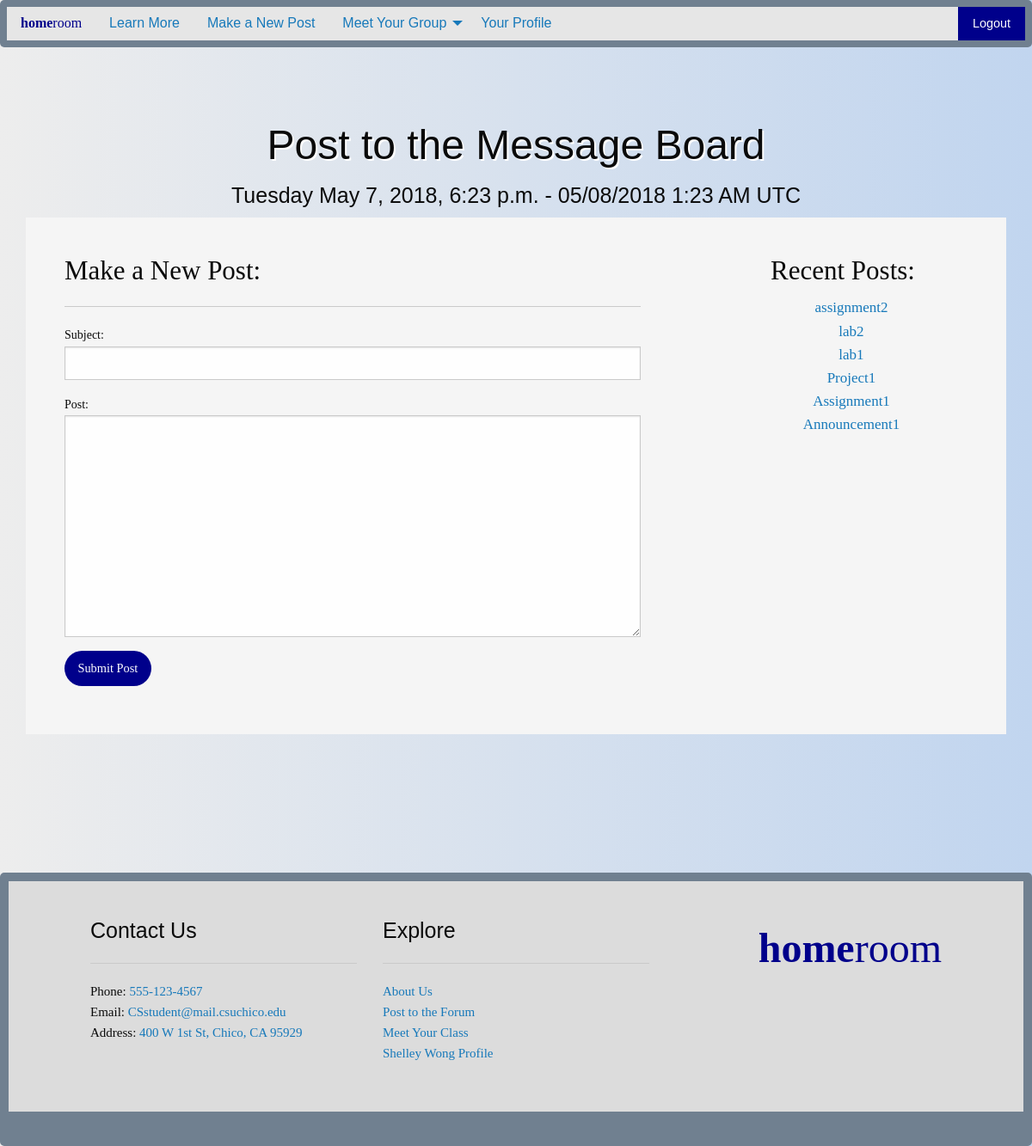
The page /message_board/ (signed in) on the database its author committed.
### myapp/models.py (models this page shows, shortened)
class Post_Model(models.Model):
    subject = models.CharField(max_length=240)
    details = models.TextField()
    created_on = models.DateTimeField(auto_now_add=True, blank=True)
    author = models.ForeignKey(
        User,
        on_delete=models.CASCADE
    )

### myapp/views.py (the view)
# urls.py: path('message_board/', views.message_board_view),
@login_required(login_url='/login/')
def message_board_view(request):
    myDate = datetime.now()
    if request.method == 'POST':
        form = Post_Form(request.POST)
        if form.is_valid():
            forum_post = Post_Model(
                subject=form.cleaned_data['subject'],
                details=form.cleaned_data['details'],
                author=request.user
            )
            forum_post.save()
            return redirect("/")
    else:
        form = Post_Form()
    post_list = Post_Model.objects.all().order_by("-created_on")
    context = {
        'post_list':post_list,
        'form':form,
        'date':myDate
    }
    return render(request, 'message_board.html', context)

### myapp/forms.py
class Post_Form(forms.Form):
    subject = forms.CharField(
        validators=[verifySuggestion],
        label='Subject',
        max_length=240)
    details = forms.CharField(widget=forms.Textarea,label='Post')

### myapp/templates/message_board.html (shortened to what this page needs)
{% extends "base.html" %}
{% load static %}
{% block body %}
  <div class="grid-container" id="main-body">
    <div class="grid-y medium-grid-frame">
      <div class="cell shrink header medium-cell-block-container">
        <h1 class="text-center sans-serif-text shadowed">
          Post to the Message Board
        </h1>
        <h4 class="text-center sans-serif-text">
          {% load tz %}
          {{date|date:'l'}} {{date|timezone:"America/Los_Angeles"}}
          - {{date|date:'m/d/Y g:i A T'}}
        </h4>
      </div>
      <div class="cell medium-auto medium-cell-block-container">
        <div class="grid-x grid-padding-x">
          <div class="cell medium-8 medium-cell-block-y main-text">
            <div class="main-text serif-text">
              <h3 class="serif-text">Make a New Post:</h3>
              <hr>
              <form action="/message_board/" method="post">
                {{ form.subject.label_tag }}
                {{ form.subject }}
                {{ form.details.label_tag }}
                {{ form.details }}
                <input type="submit" class="button button1" value="Submit Post"/>
              </form>
            </div>
          </div>
          <div class="cell medium-4 medium-cell-block-y main-text">
            <div class="main-text serif-text">
              <h3 class="serif-text text-center">Recent Posts:</h3>
              <div class="text-center">
                <ul class="text-center nobullet">
                  {% for item in post_list %}
                  <li><a href="#">{{ item.subject }}</a></li>
                  {% endfor %}
                </ul>
              </div>
            </div>
          </div>
        </div>
      </div>
    </div>
  </div>
{% endblock %}

### chat/templates/base.html (shortened to what this page needs)
{% load static %}
<!DOCTYPE html>
<html class="no-js" lang="en" dir="ltr">
  <head>
    <link rel="stylesheet" href="{% static "/css/foundation.css" %}">
    <link rel="stylesheet" href="{% static "css/app.css" %}">
  </head>
  <body>
      <div class="top-bar" id="main-menu">
        <div class="top-bar-left">
          <ul class="vertical medium-horizontal dropdown menu" data-dropdown-menu>
            <a class="logo" href="/"><b>home</b>room</a>
            <li class="has-submenu">
              <a href="/about/">Learn More</a>
            </li>
            {% if user.is_authenticated %}
            <li class="has-submenu">
              <a href="/forum/">Make a New Post</a>
            </li>
            <li class="has-submenu">
              <a href="/meet/">Meet Your Group</a>
            </li>
            <li class="has-submenu">
              <a href="/profile/">Your Profile</a>
            </li>
            {% endif %}
          </ul>
        </div>
        <div class="top-bar-right">
          <ul class="vertical medium-horizontal menu">
            {% if user.is_authenticated %}
            <li><a href="/logout/" class="button buttonR">Logout</a></li>
            {% else %}
            <li><a href="/login/" class="button buttonL">Login</a></li>
            <li><a href="/register/" class="button buttonR">Register</a></li>
            {% endif %}
          </ul>
        </div>
      </div>
    {% block body %}{% endblock %}
      <div>
        <footer class="cell shrink footer">
          <div id="foot-body">
            <div class="grid-x grid-padding-x foot-text">
              <div class="cell large-4 medium-6">
                <h4 class="text-left sans-serif-text">Contact Us</h4>
                <hr>
                <p class="serif-text">Phone: <a href="#">555-123-4567</a><br>
                  Email: <a href="#">CSstudent@mail.csuchico.edu</a><br>
                  Address: <a href="#">400 W 1st St, Chico, CA 95929</a>
                </p>
              </div>
              <div class="cell large-4 medium-6">
                <h4 class="text-left sans-serif-text">Explore</h4>
                <hr>
                <p class="serif-text">
                  <a href="/about/">About Us</a><br>
                  {% if user.is_authenticated %}
                  <a href="/forum/">Post to the Forum</a><br>
                  <a href="/meet/">Meet Your Class</a><br>
                  <a href="/profile/">{{ user.first_name }} {{ user.last_name }} Profile</a>
                  {%  endif %}
                </p>
              </div>
              <div class="cell auto large-text-right">
                <h1><a class="logo" href="/"><b>home</b>room</a></h1>
              </div>
            </div>
          </div>
        </footer>
      </div>
  </body>
</html>

### myapp/static/css/app.css (style rules this page uses)
body { background: linear-gradient(to right, #EDEDED, #C1D5EF); overflow-x: hidden; }
.sans-serif-text { font-family: "Optima", sans-serif; }
.serif-text { font-family: "Garamond", serif; }
.shadowed { text-shadow: 2px 2px #FFFFFF; }
.button1 { background-color: #00008B; border-radius: 25px; }
.buttonR { background: #00008B; }
.top-bar { font-family: "Optima", sans-serif; background: #708090; border-radius: 5px; }
.logo { font-family: "AmericanTypewriter"; color: #00008B; }
#main-body { padding: 80px 30px; }
.main-text { font-size: 17px; padding: 20px 30px; background: #F5F5F5; }
.nobullet { list-style-type: none; }
#foot-body { border-style: solid; border-width: 10px; border-bottom: 40px solid #708090; border-radius: 5px; border-color: #708090; padding: 20px 0px; background: #DCDCDC; }
.foot-text { font-size: 15px; padding: 20px 80px; }

### rows shown on the page
Post_Model: subject "assignment2"
Post_Model: subject "lab2"
Post_Model: subject "lab1"
Post_Model: subject "Project1"
Post_Model: subject "Assignment1"
Post_Model: subject "Announcement1"

### other values the page prints
{{ date|date:'l' }} "Tuesday"
{{ date|timezone:"America/Los_Angeles" }} "May 7, 2018, 6:23 p.m."
{{ date|date:'m/d/Y g:i A T' }} "05/08/2018 1:23 AM UTC"
{{ user.first_name }} "Shelley"
{{ user.last_name }} "Wong"
